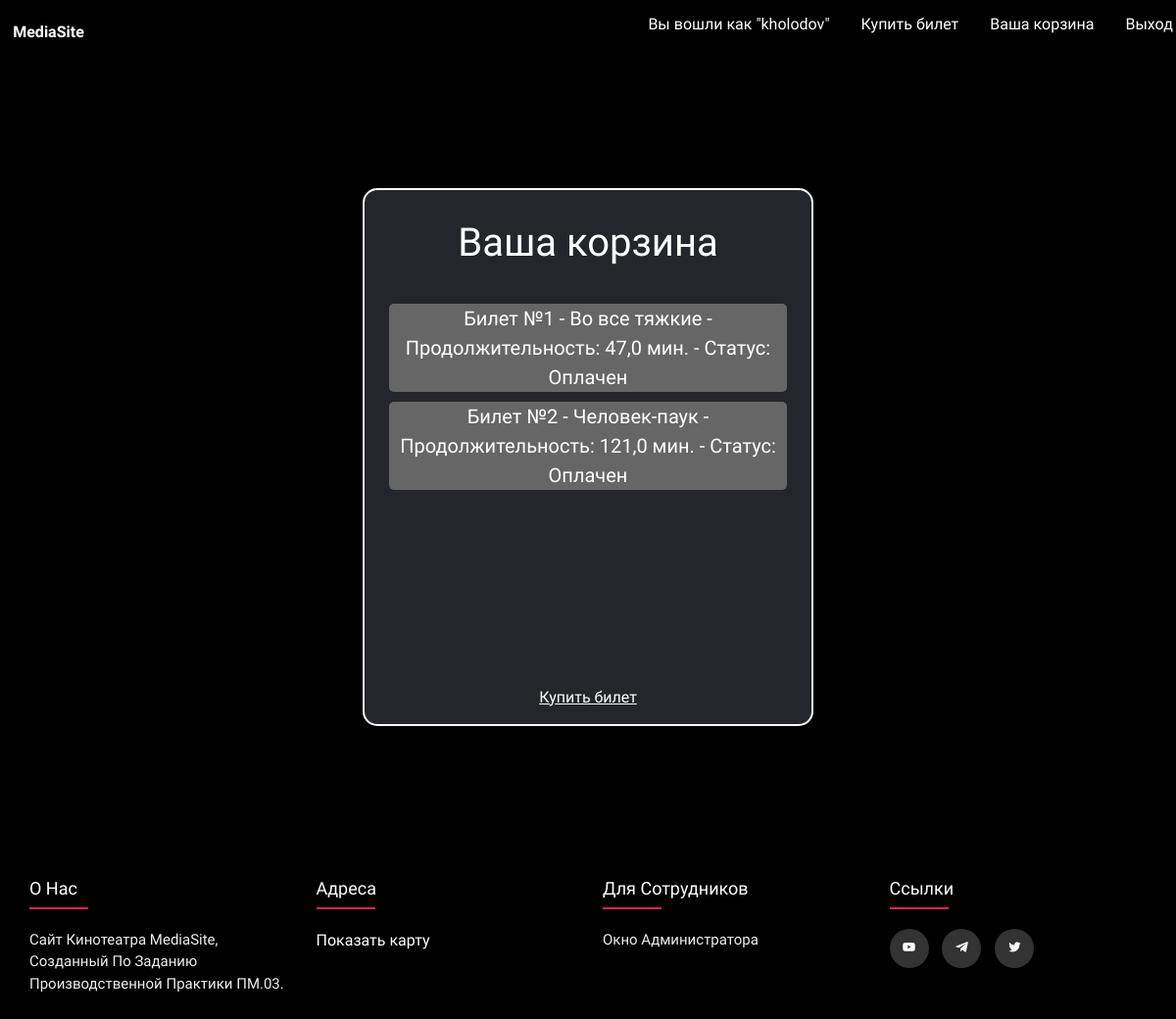
Before: /view_cart/ (signed in) with the older database file.
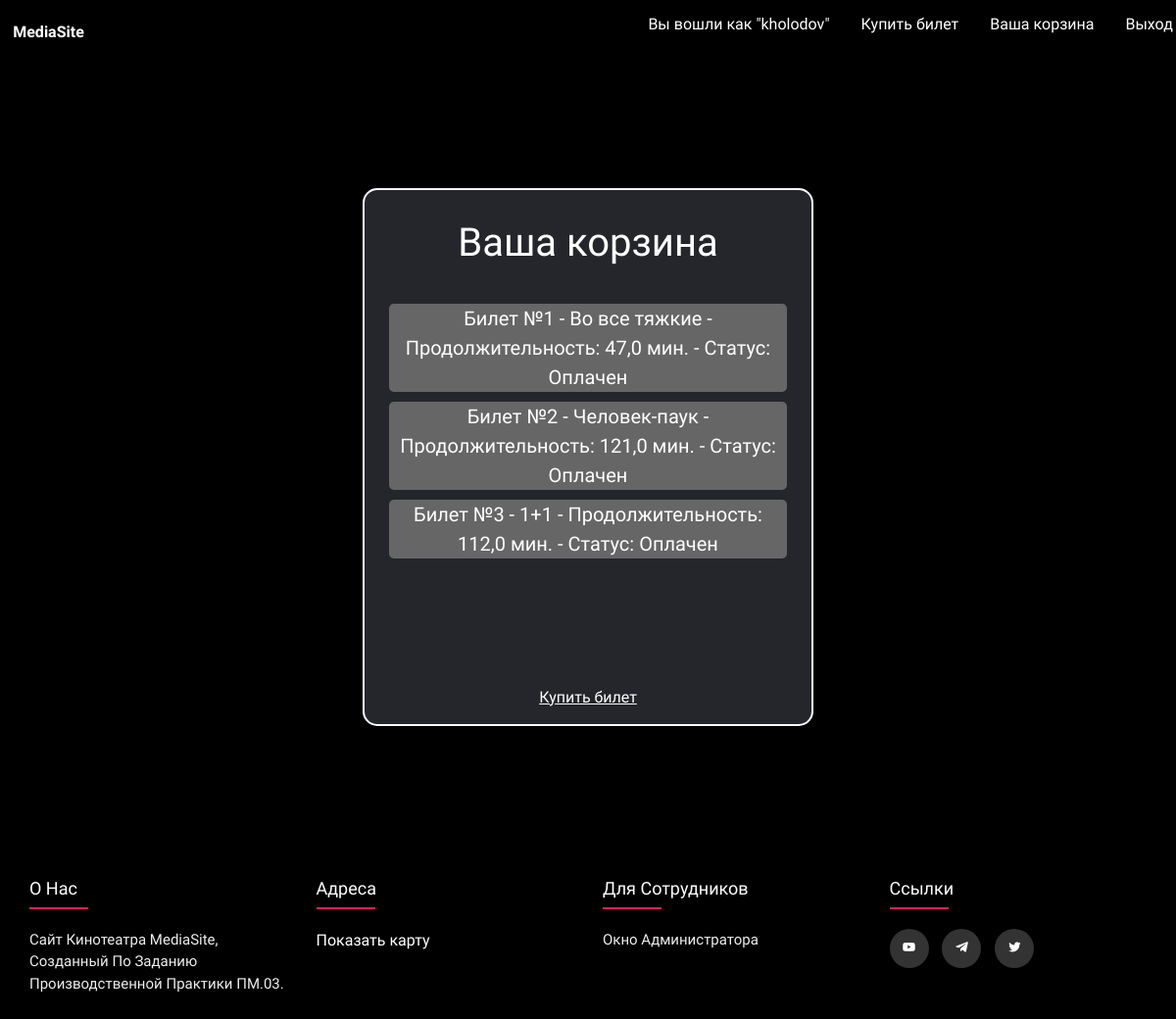
After: the same page with the newer database file.
### MediaSite/models.py (models this page shows, shortened)
class Ticket(models.Model):
    number = models.IntegerField(default=0)
    movie = models.ForeignKey(Movie, on_delete=models.CASCADE)
    cart = models.ForeignKey(Cart, on_delete=models.CASCADE, default=0)
    status = models.ForeignKey(Status, on_delete=models.CASCADE, null=True)
    class Meta:
        verbose_name = "Билет"
        verbose_name_plural = "Билеты"

class Movie(models.Model):
    title = models.CharField("Название", max_length=100)
    tagline = models.CharField("Слоган", max_length=100, blank=True, default='')
    kinopoisk_id = models.IntegerField('Кинопоиск ID', default=0, unique=True)
    description = models.TextField("Описание")
    poster = models.ImageField("Постер", upload_to="static/movies/")
    year = models.PositiveSmallIntegerField("Дата выхода", default=2019)
    country = models.CharField("Страна", max_length=30)
    directors = models.ManyToManyField(Actor, verbose_name="режиссер", related_name="film_director")
    actors = models.ManyToManyField(Actor, verbose_name="актеры", related_name="film_actor")
    genres = models.ManyToManyField(Genre, verbose_name="жанры")
    world_premiere = models.DateField("Премьера в мире", default=date.today)
    budget = models.PositiveIntegerField("Бюджет", default=0, help_text="сумма в долларах", blank=True)
    kinopoisk_rating = models.FloatField(verbose_name='Рейтинг Кинопоиск', default=0)
    running_time = models.FloatField('Продолжительность', default=0)
    fess_in_world = models.PositiveIntegerField("Сборы в мире", default=0, help_text="сумма в долларах", blank=True)
    category = models.ForeignKey(Category, verbose_name="Категория", on_delete=models.SET_NULL, null=True)
    slug = models.SlugField(max_length=130, unique=True)
    draft = models.BooleanField("Черновик", default=False)
    class Meta:
        verbose_name = "Фильм"
        verbose_name_plural = "Фильмы"

class Status(models.Model):
    name = models.CharField(max_length=15)
    def __str__(self):
        return self.name
    class Meta:
        verbose_name = "Статус"
        verbose_name_plural = "Статусы"

### MediaSite/views.py (the view)
# urls.py: path('view_cart/', views.view_cart, name='view_cart'),
def view_cart(request):
    user = request.user
    cart, created = Cart.objects.get_or_create(user=user)
    tickets = cart.tickets.all()
    return render(request, 'MediaSite/cart.html', {'tickets': tickets})

### MediaSite/templates/MediaSite/cart.html (shortened to what this page needs)
{% extends "MediaSite/base.html" %}
{% block content %}
<div class="container cart-container">
    <div class="cart">
        <div class="title">
            <h1>Ваша корзина</h1>
        </div>
        <div class="info">
            {% for ticket in tickets %}
                <li class="text-center">Билет №{{ forloop.counter }} - {{ ticket.movie.title }} - Продолжительность: {{ ticket.movie.running_time }} мин. - Статус: {{ ticket.status }}</li>
            {% endfor %}
            </div>
            <div class="buy-another">
                <li><a href="{% url 'buy_ticket' %}">Купить билет</a></li>
            </div>
    </div>
</div>
{% endblock content %}

### MediaSite/templates/MediaSite/base.html (shortened to what this page needs)
<!DOCTYPE html>
<html lang="en">
<head>
    <link rel="stylesheet" href="https://cdnjs.cloudflare.com/ajax/libs/font-awesome/6.4.2/css/all.min.css" />
    <link href='https://unpkg.com/boxicons@2.1.4/css/boxicons.min.css' rel='stylesheet'>
    <link href="https://cdn.jsdelivr.net/npm/bootstrap@5.3.2/dist/css/bootstrap.min.css" rel="stylesheet">
    <link rel="stylesheet" href="/static/css/style.css">
</head>
<body>
    <header>
        <div class="navbar">
            <div class="logo"><a href="/" title="На главную страницу">MediaSite</a></div>
            <ul class="links">
                {% if user.is_authenticated %}
                <li><a style="color: var(--text-color);">Вы вошли как "{{user.get_username}}"</a></li>
                <li><a href="{% url 'buy_ticket' %}" style="color: var(--text-color);">Купить билет</a></li>
                <li><a href="{% url 'view_cart' %}" style="color: var(--text-color);">Ваша корзина</a></li>
                <li><a href="{% url 'logout' %}">Выход</a></li>
                {% else %}
                <li><a style="color: var(--text-color);">Вы вошли как Гость</a></li>
                <li><a href="{% url 'login' %}">Вход</a></li>
                {% endif %}
            </ul>
        </div>
    </header>
    {% block content %}
    {% endblock content %}
    <footer class="footer">
        <div class="container">
            <div class="row">
                <div class="footer-col">
                    <h4>О нас</h4>
                        <ul>
                            <a style="color:#eee;">Сайт кинотеатра MediaSite, созданный по заданию производственной практики ПМ.03.
                            </a>
                        </ul>
                </div>
                <div class="footer-col">
                    <h4>Адреса</h4>
                        <ul>
                            <button id="showMapBtn">Показать карту</button>
                        </ul>
                </div>
                <div class="footer-col">
                    <h4>Для сотрудников</h4>
                        <ul>
                            <li><a href="{% url 'adminpage' %}">Окно администратора</a></li>
                        </ul>
                </div>
                <div class="footer-col">
                    <h4>Ссылки</h4>
                        <div class="social-links">
                            <a href="https://www.youtube.com/watch?v=dQw4w9WgXcQ"><i class='bx bxl-youtube'></i></a>
                            <a href="#"><i class='bx bxl-telegram' ></i></a>
                            <a href="#"><i class='bx bxl-twitter' ></i></a>
                        </div>
                </div>
            </div>
        </div>
    </footer>
</body>
</html>

### static/css/style.css (style rules this page uses)
* { margin: 0; padding: 0; font-family: 'Google Sans',sans-serif; box-sizing: border-box; }
:root { --background-color:#000; --text-color:#fff; --line-color:#e91e63; --border-color:#eee; --second-color:#24262b; --btn-color:#02ac70; }
body { height:100vh; background: #000; background-size:cover; background-position:center; line-height: 1.5; }
li { list-style:none; }
a { text-decoration:none; color:var(--text-color); font-size:1rem; }
header { position:relative; padding:0.2rem; }
.navbar { width:100%; height:60px; max-width:1200px; margin:0 auto; display:flex; align-items:center; justify-content:space-between; background-color: var(--background-color); }
.navbar .logo { font-weight:800; color:var(--text-color); cursor:default; margin-left:10px; }
.navbar .links { display:flex; gap:2rem; }
.navbar a { color:var(--text-color); text-decoration: none; }
.footer { padding:30px 0; margin-top:auto; width: 100%; }
.footer .container { max-width:1170px; margin:auto; }
.footer-col ul { list-style: none; padding-left:0rem; }
.footer .container .row { display: flex; flex-wrap: wrap; }
.footer-col { width:25%; padding:0 15px; }
.footer a { font-size: 13px; color:var(--text-color); text-decoration: none; }
.footer-col h4 { font-size: 18px; color:var(--text-color); text-transform: capitalize; margin-bottom:30px; position: relative; }
.footer-col h4::before { content: ''; position:absolute; left:0; bottom: -10px; background-color: var(--line-color); height:2px; box-sizing: border-box; width:60px; }
.footer-col ul li a { font-size:15px; text-transform: capitalize; color:#eee; text-decoration: none; display:block; transition: all 0.3s ease; }
.footer-col ul a { font-size:15px; text-transform: capitalize; color:#eee; text-decoration: none; display:block; transition: all 0.3s ease; }
.footer-col .social-links a { display: inline-block; height: 40px; width: 40px; font-size:15px; background-color: rgba(255,255,255,0.2); margin:0 10px 10px 0; text-align: center; line-height:40px; border-radius:50%; color:var(--text-color); transition: all 0.5s ease; }

### MediaSite/templates/MediaSite/cart.html (style rules this page uses)
.cart-container { height:100vh; display: flex; align-items: center; justify-content: center; }
.cart { background: var(--second-color); max-width: 460px; border: 2px solid #fff; border-radius: 15px; padding:5px; }
.title { display: flex; align-items: center; justify-content: center; margin-top:15px; }
.title h1 { color: #fff; }
.info { height:400px; overflow-y: auto; }
.info li { color:#fff; font-size:1.25rem; background: #666; border-radius: 5px; margin:10px; }
.buy-another { display: flex; align-items: center; justify-content: center; padding: 10px; }
.buy-another a { text-decoration: underline; cursor: pointer; }
.title, .info { padding: 10px; }

### MediaSite/templates/MediaSite/base.html (style rules this page uses)
.footer-col button { background: none; border:none; cursor: pointer; color:#fff; }

Changed rows visible on the page:
added Ticket: movie "1+1", movie.running_time "112,0", status "Оплачен"
